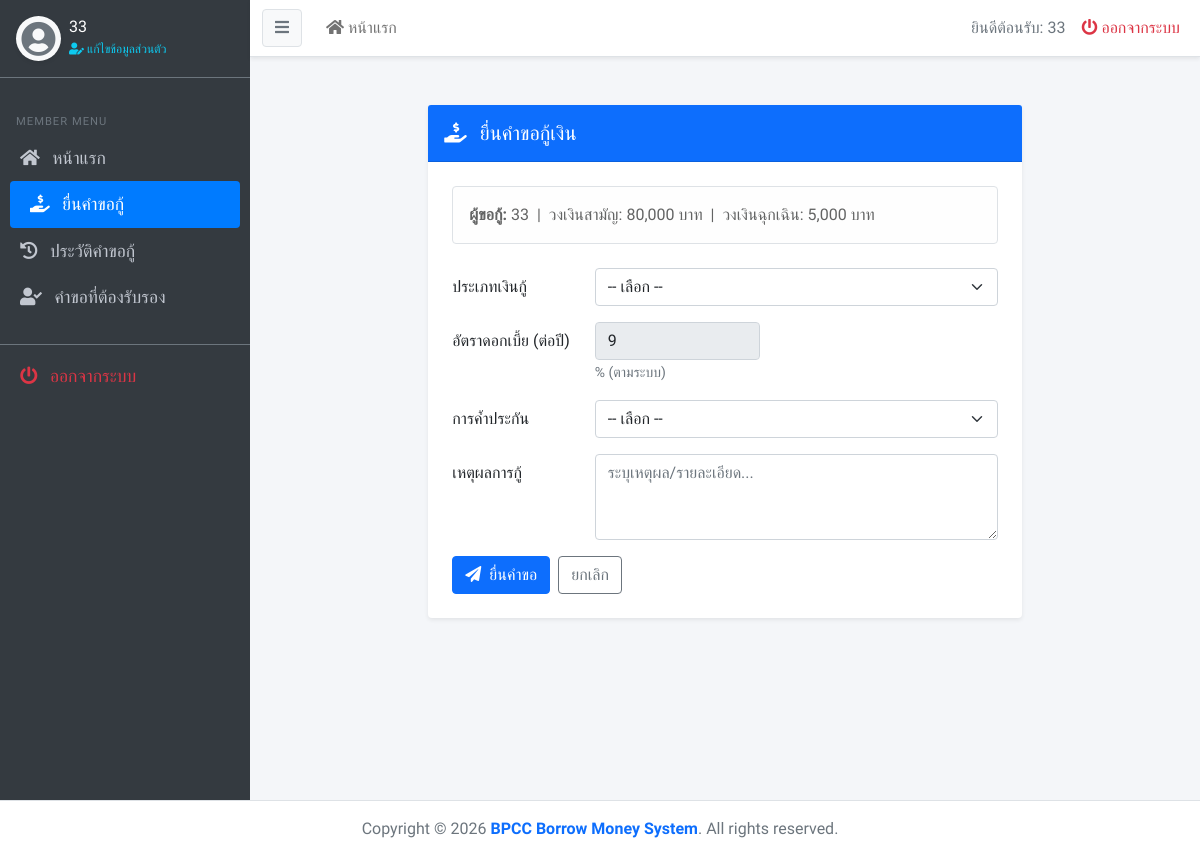
/user/borrow.php (signed in), run on the app's committed database.
### tables this page shows
CREATE TABLE `member` (
  `mem_id` varchar(13) NOT NULL,
  `mem_name` varchar(80) NOT NULL,
  `mem_address` text NOT NULL,
  `mem_phone` varchar(10) NOT NULL,
  `mem_status` int(1) UNSIGNED NOT NULL COMMENT '0=แอดมิน, 1=พนักงานคีย์ข้อมูล, 2=ครู, 3=เจ้าหน้าที่',
  `mem_username` varchar(20) NOT NULL,
  `mem_password` varchar(255) NOT NULL,
  `mem_amount_stock` int(10) UNSIGNED NOT NULL COMMENT 'จำนวนหุ้น',
  `mem_common_credit` int(10) UNSIGNED NOT NULL,
  `mem_emergency_credit` int(10) UNSIGNED NOT NULL,
  `mem_register_date` datetime NOT NULL
);

CREATE TABLE `system` (
  `st_id` int(11) NOT NULL,
  `st_max_amount_common_teacher` int(10) UNSIGNED NOT NULL COMMENT 'วงเงินกู้สูงสุด (เงินกู้สามัญ ครู)',
  `st_max_amount_common_officer` int(10) UNSIGNED NOT NULL COMMENT 'วงเงินกู้สูงสุด (เงินกู้สามัญ เจ้าหน้าที่)',
  `st_max_amount_emergency` int(10) UNSIGNED NOT NULL COMMENT 'วงเงินกู้สูงสุด (เงินกู้ฉุกเฉิน)',
  `st_amount_cost_teacher` int(10) UNSIGNED NOT NULL COMMENT 'จำนวนเงินต้น (ครู)',
  `st_amount_cost_officer` int(10) UNSIGNED NOT NULL COMMENT 'จำนวนเงินต้น (เจ้าหน้าที่)',
  `st_max_months_common` int(10) UNSIGNED NOT NULL COMMENT 'จำนวนเดือนที่ผ่อนชำระสูงสุด (เงินกู้สามัญ)',
  `st_max_months_emergency` int(10) UNSIGNED NOT NULL COMMENT 'จำนวนเดือนที่ผ่อนชำระสูงสุด (เงินกู้ฉุกเฉิน)',
  `st_interest` float UNSIGNED NOT NULL COMMENT 'อัตราดอกเบี้ยต่อปี',
  `st_stock_price` float UNSIGNED NOT NULL COMMENT 'ราคาหุ้น (บาท)',
  `st_dividend_rate` float UNSIGNED NOT NULL COMMENT 'เงินปันผล (%)',
  `st_average_return_rate` float UNSIGNED NOT NULL COMMENT 'เงินเฉลี่ยคืน (%)',
  `st_dateline` int(10) UNSIGNED NOT NULL COMMENT 'วันที่สิ้นสุดชำระเงินรายเดือน'
);

### user/borrow.php (the view, shortened to what this page needs)
<?php
include('../includes/header.php');
$mem_id = mysqli_real_escape_string($condb, $_SESSION['mem_id']);
$sql_mem = "SELECT mem_name, mem_common_credit, mem_emergency_credit, mem_status FROM member WHERE mem_id = '$mem_id'";
$rs_mem = mysqli_query($condb, $sql_mem);
$member = mysqli_fetch_assoc($rs_mem);
$sql_system = "SELECT * FROM system WHERE st_id = 1";
$rs_sys = mysqli_query($condb, $sql_system);
$sys = mysqli_fetch_assoc($rs_sys);
?>
<section class="content">
  <div class="container-fluid py-4">
    <div class="row justify-content-center">
      <div class="col-lg-8">
        <div class="card border-0 shadow-sm">
          <div class="card-header bg-primary text-white py-3">
            <h5 class="mb-0"><i class="fas fa-hand-holding-usd me-2"></i> ยื่นคำขอกู้เงิน</h5>
          </div>
          <div class="card-body p-4">
            <div class="alert alert-light border mb-4">
              <strong>ผู้ขอกู้:</strong> <?php echo htmlspecialchars($member['mem_name']); ?>
              &nbsp;|&nbsp; วงเงินสามัญ: <?php echo number_format($member['mem_common_credit']); ?> บาท
              &nbsp;|&nbsp; วงเงินฉุกเฉิน: <?php echo number_format($member['mem_emergency_credit']); ?> บาท
            </div>
            <form action="request_save.php" method="POST" id="formBorrow">
              <div class="row mb-3">
                <label class="col-sm-3 col-form-label">ประเภทเงินกู้</label>
                <div class="col-sm-9">
                  <select class="form-select" name="br_type" id="br_type" required>
                    <option value="" selected disabled>-- เลือก --</option>
                  </select>
                </div>
              </div>
              <div class="row mb-3">
                <label class="col-sm-3 col-form-label">อัตราดอกเบี้ย (ต่อปี)</label>
                <div class="col-sm-4">
                  <input type="number" class="form-control" name="br_interest_rate" value="<?php echo htmlspecialchars(@$sys['st_interest'] ?: '0'); ?>" step="0.01" min="0" readonly>
                  <small class="text-muted">% (ตามระบบ)</small>
                </div>
              </div>
              <div class="row mb-3">
                <label class="col-sm-3 col-form-label">การค้ำประกัน</label>
                <div class="col-sm-9">
                  <select class="form-select" name="guarantee_type" id="guarantee_type" required>
                    <option value="" selected disabled>-- เลือก --</option>
                  </select>
                </div>
              </div>
              <div class="row mb-3">
                <label class="col-sm-3 col-form-label">เหตุผลการกู้</label>
                <div class="col-sm-9">
                  <textarea class="form-control" name="br_details" rows="3" required placeholder="ระบุเหตุผล/รายละเอียด..."></textarea>
                </div>
              </div>
              <div class="d-flex gap-2">
                <button type="submit" class="btn btn-primary"><i class="fas fa-paper-plane me-1"></i> ยื่นคำขอ</button>
                <a href="index.php" class="btn btn-outline-secondary">ยกเลิก</a>
              </div>
            </form>
          </div>
        </div>
      </div>
    </div>
  </div>
</section>
<?php include('../includes/footer.php'); ?>

### assets/css/custom.css (style rules this page uses)
body { font-family: 'Kanit', sans-serif; background-color: #f4f6f9; overflow-x: hidden; }
.card { box-shadow: 0 0 1px rgba(0,0,0,.125), 0 1px 3px rgba(0,0,0,.2); border: 0; margin-bottom: 1rem; }
.card-header { background-color: transparent; border-bottom: 1px solid rgba(0,0,0,.125); }

### data on the page
member: mem_name "33", mem_common_credit "80,000", mem_emergency_credit "5,000"
system: br_interest_rate "9"

### other printed values
$_SESSION['mem_name'] "33"
